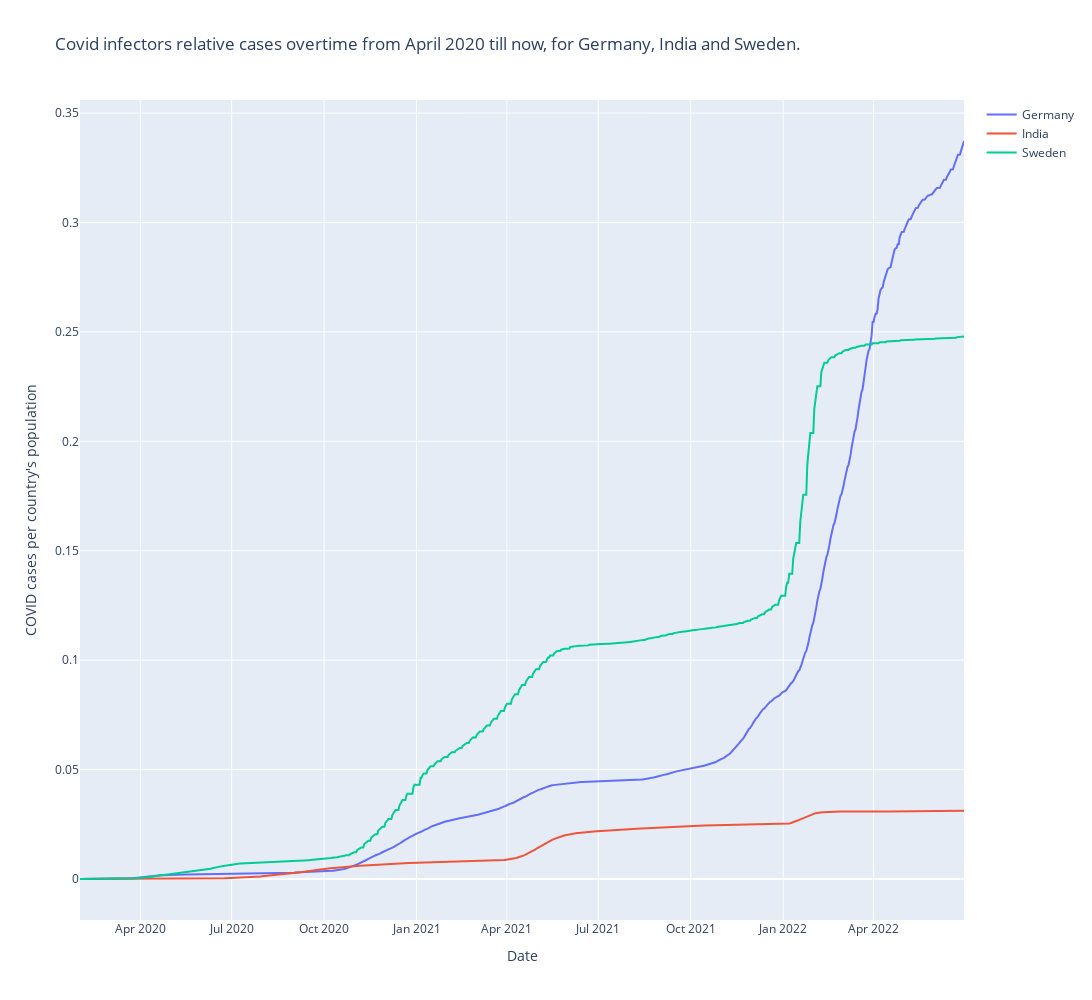

Here is the notebook cell this chart was saved with:
### Code cell
fig = go.Figure()
for country in country_array:
    fig.add_trace(go.Scatter(x=df_dict[country]['date'], y=df_dict[country]['total_cases_per_population'], name=country, mode="lines"))       
    #fig.add_trace(go.Scatter(x=final_df['date'], y=final_df[country], name=country, mode="lines"))       

#fig.update_yaxes(type="log")
fig.update_layout(width = 1200, height=1000, title="Covid infectors relative cases overtime from April 2020 till now, for Germany, India and Sweden.", xaxis_title="Date", yaxis_title="COVID cases per country's population")
fig.show()    
fig.write_image("../reports/figures/delivery1_log_results.jpeg")

### Figure 1 — Plotly figure (JSON) as saved in the notebook; plotly's stock layout.template omitted (floating-point values rounded to 4 significant figures; data arrays with more than 128 entries replaced by an {"elided": "..."} marker saying what was removed)
{"data": [{"mode": "lines", "name": "Germany", "type": "scatter", "x": {"elided": "881 str values"}, "y": {"elided": "881 float values"}}, {"mode": "lines", "name": "India", "type": "scatter", "x": {"elided": "881 str values"}, "y": {"elided": "881 float values"}}, {"mode": "lines", "name": "Sweden", "type": "scatter", "x": {"elided": "881 str values"}, "y": {"elided": "881 float values"}}], "layout": {"height": 1000, "title": {"text": "Covid infectors relative cases overtime from April 2020 till now, for Germany, India and Sweden."}, "width": 1200, "xaxis": {"autorange": true, "range": ["2020-02-01", "2022-06-30"], "title": {"text": "Date"}, "type": "date"}, "yaxis": {"autorange": true, "range": [-0.01874, 0.356], "title": {"text": "COVID cases per country's population"}, "type": "linear"}}}
